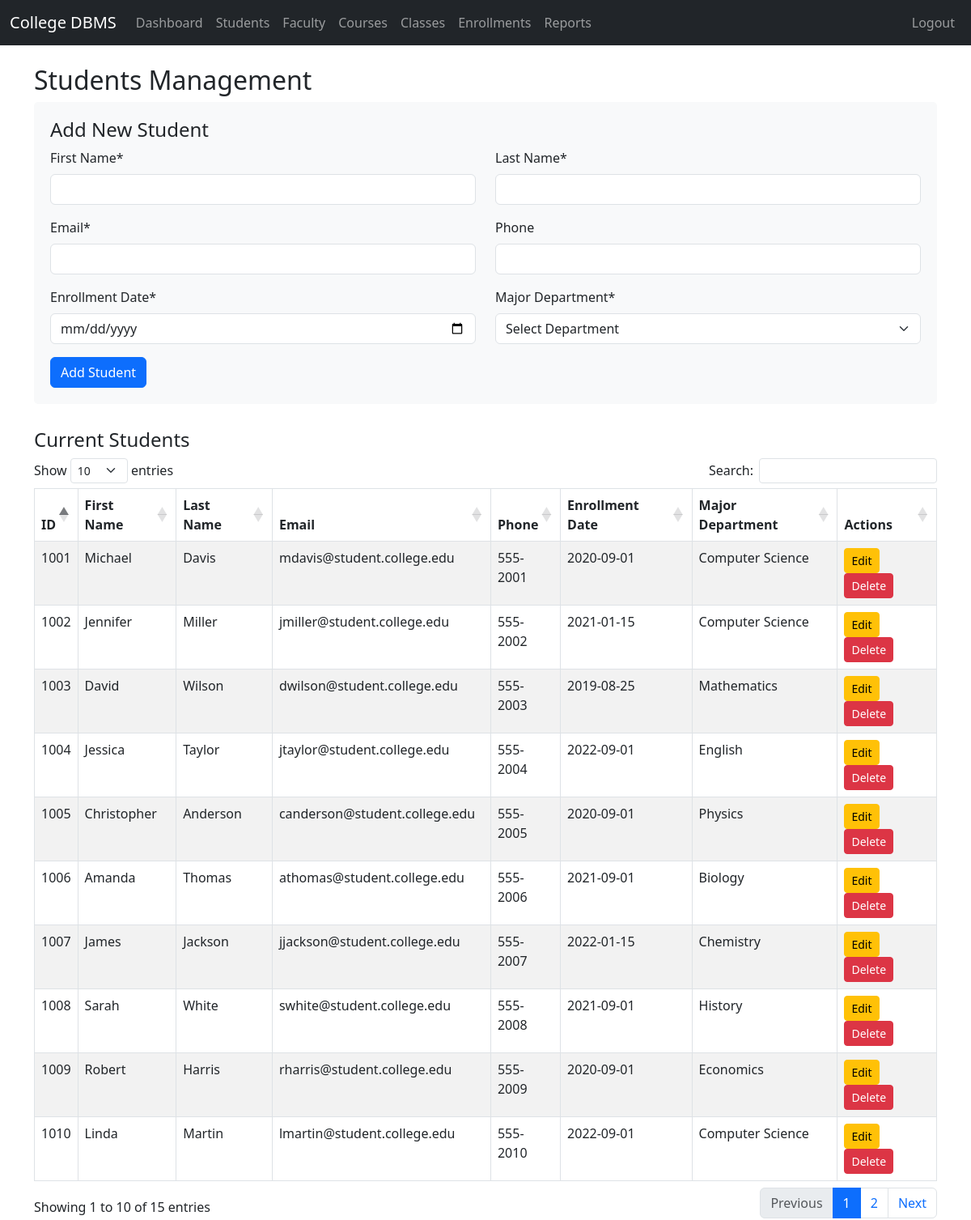
Screenshot of /students.php (signed in) with the database file from the repository.
### tables this page shows
CREATE TABLE IF NOT EXISTS Students (
    student_id INT PRIMARY KEY,
    first_name VARCHAR(30) NOT NULL,
    last_name VARCHAR(30) NOT NULL,
    email VARCHAR(50) UNIQUE,
    phone VARCHAR(15),
    enrollment_date DATE,
    major_department_id INT,
    FOREIGN KEY (major_department_id) REFERENCES Departments(department_id)
);

CREATE TABLE IF NOT EXISTS Departments (
    department_id INT PRIMARY KEY,
    department_name VARCHAR(50) NOT NULL,
    building VARCHAR(30),
    budget DECIMAL(12,2)
);

### students.php (the view, shortened to what this page needs)
<?php
require_once "config.php";
$student_id = $first_name = $last_name = $email = $phone = $enrollment_date = $major_department_id = "";
$students = array();
$sql = "SELECT s.*, d.department_name FROM Students s LEFT JOIN Departments d ON s.major_department_id = d.department_id";
if($result = mysqli_query($link, $sql)){
    while($row = mysqli_fetch_assoc($result)){
        $students[] = $row;
    }
}
?>
<!DOCTYPE html>
<html lang="en">
<head>
    <link href="https://cdn.jsdelivr.net/npm/bootstrap@5.3.0/dist/css/bootstrap.min.css" rel="stylesheet">
    <link href="https://cdn.datatables.net/1.11.5/css/dataTables.bootstrap5.min.css" rel="stylesheet">
</head>
<body>
    <?php include 'navbar.php'; ?>
    <div class="container mt-4">
        <h2>Students Management</h2>
        <div class="form-section">
            <h4>Add New Student</h4>
            <form method="post">
                <div class="row">
                    <div class="col-md-6">
                        <div class="mb-3">
                            <label for="first_name" class="form-label">First Name*</label>
                            <input type="text" class="form-control" id="first_name" name="first_name"
                                   value="<?php echo htmlspecialchars($first_name); ?>" required>
                        </div>
                    </div>
                    <div class="col-md-6">
                        <div class="mb-3">
                            <label for="last_name" class="form-label">Last Name*</label>
                            <input type="text" class="form-control" id="last_name" name="last_name"
                                   value="<?php echo htmlspecialchars($last_name); ?>" required>
                        </div>
                    </div>
                </div>
                <div class="row">
                    <div class="col-md-6">
                        <div class="mb-3">
                            <label for="email" class="form-label">Email*</label>
                            <input type="email" class="form-control" id="email" name="email"
                                   value="<?php echo htmlspecialchars($email); ?>" required>
                        </div>
                    </div>
                    <div class="col-md-6">
                        <div class="mb-3">
                            <label for="phone" class="form-label">Phone</label>
                            <input type="tel" class="form-control" id="phone" name="phone"
                                   value="<?php echo htmlspecialchars($phone); ?>">
                        </div>
                    </div>
                </div>
                <div class="row">
                    <div class="col-md-6">
                        <div class="mb-3">
                            <label for="enrollment_date" class="form-label">Enrollment Date*</label>
                            <input type="date" class="form-control" id="enrollment_date" name="enrollment_date"
                                   value="<?php echo htmlspecialchars($enrollment_date); ?>" required>
                        </div>
                    </div>
                    <div class="col-md-6">
                        <div class="mb-3">
                            <label for="major_department_id" class="form-label">Major Department*</label>
                            <select class="form-select" id="major_department_id" name="major_department_id" required>
                                <option value="">Select Department</option>
                            </select>
                        </div>
                    </div>
                </div>
                <button type="submit" name="create" class="btn btn-primary">Add Student</button>
            </form>
        </div>
        <h4>Current Students</h4>
        <table id="studentsTable" class="table table-striped table-bordered">
            <thead>
                <tr>
                    <th>ID</th>
                    <th>First Name</th>
                    <th>Last Name</th>
                    <th>Email</th>
                    <th>Phone</th>
                    <th>Enrollment Date</th>
                    <th>Major Department</th>
                    <th>Actions</th>
                </tr>
            </thead>
            <tbody>
                <?php foreach($students as $student): ?>
                    <tr>
                        <td><?php echo $student['student_id']; ?></td>
                        <td><?php echo htmlspecialchars($student['first_name']); ?></td>
                        <td><?php echo htmlspecialchars($student['last_name']); ?></td>
                        <td><?php echo htmlspecialchars($student['email']); ?></td>
                        <td><?php echo htmlspecialchars($student['phone']); ?></td>
                        <td><?php echo $student['enrollment_date']; ?></td>
                        <td><?php echo $student['department_name'] ?? 'N/A'; ?></td>
                        <td>
                            <a href="edit_student.php?id=<?php echo $student['student_id']; ?>" class="btn btn-sm btn-warning">Edit</a>
                            <form method="post" action="delete_student.php" style="display:inline;">
                                <button type="submit" class="btn btn-sm btn-danger" onclick="return confirm('Are you sure you want to delete this student?')">Delete</button>
                            </form>
                        </td>
                    </tr>
                <?php endforeach; ?>
            </tbody>
        </table>
    </div>
</body>
</html>

### students.php (style rules this page uses)
.form-section { background-color: #f8f9fa; padding: 20px; border-radius: 5px; margin-bottom: 30px; }

### rows the page displays
students: student_id "1001", first_name "Michael", last_name "Davis", email "mdavis@student.college.edu", phone "555-2001", enrollment_date "2020-09-01", major_department.department_name "Computer Science"
students: student_id "1002", first_name "Jennifer", last_name "Miller", email "jmiller@student.college.edu", phone "555-2002", enrollment_date "2021-01-15", major_department.department_name "Computer Science"
students: student_id "1003", first_name "David", last_name "Wilson", email "dwilson@student.college.edu", phone "555-2003", enrollment_date "2019-08-25", major_department.department_name "Mathematics"
students: student_id "1004", first_name "Jessica", last_name "Taylor", email "jtaylor@student.college.edu", phone "555-2004", enrollment_date "2022-09-01", major_department.department_name "English"
students: student_id "1005", first_name "Christopher", last_name "Anderson", email "canderson@student.college.edu", phone "555-2005", enrollment_date "2020-09-01", major_department.department_name "Physics"
students: student_id "1006", first_name "Amanda", last_name "Thomas", email "athomas@student.college.edu", phone "555-2006", enrollment_date "2021-09-01", major_department.department_name "Biology"
students: student_id "1007", first_name "James", last_name "Jackson", email "jjackson@student.college.edu", phone "555-2007", enrollment_date "2022-01-15", major_department.department_name "Chemistry"
students: student_id "1008", first_name "Sarah", last_name "White", email "swhite@student.college.edu", phone "555-2008", enrollment_date "2021-09-01", major_department.department_name "History"
students: student_id "1009", first_name "Robert", last_name "Harris", email "rharris@student.college.edu", phone "555-2009", enrollment_date "2020-09-01", major_department.department_name "Economics"
students: student_id "1010", first_name "Linda", last_name "Martin", email "lmartin@student.college.edu", phone "555-2010", enrollment_date "2022-09-01", major_department.department_name "Computer Science"
